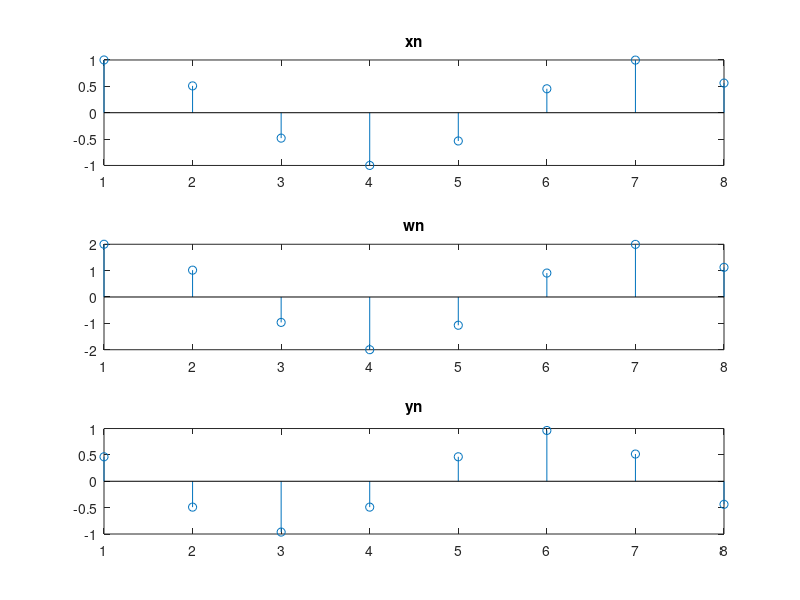

Write the MATLAB code that produced this figure.
% problem 8.52
n = [0:1:7];
xn = cos(0.33*pi*n);


XN = fft(xn,8);


wn = 2*xn;

YK = 2*XN;
yn = xn+ cos(0.33*pi*(n-4));

yk = ifft(YK,n);

subplot(3,1,1);
stem(xn)
title ('xn');

subplot(3,1,2);
stem(wn)
title ( 'wn')


subplot(3,1,3);
stem(yn)
title ( 'yn')


